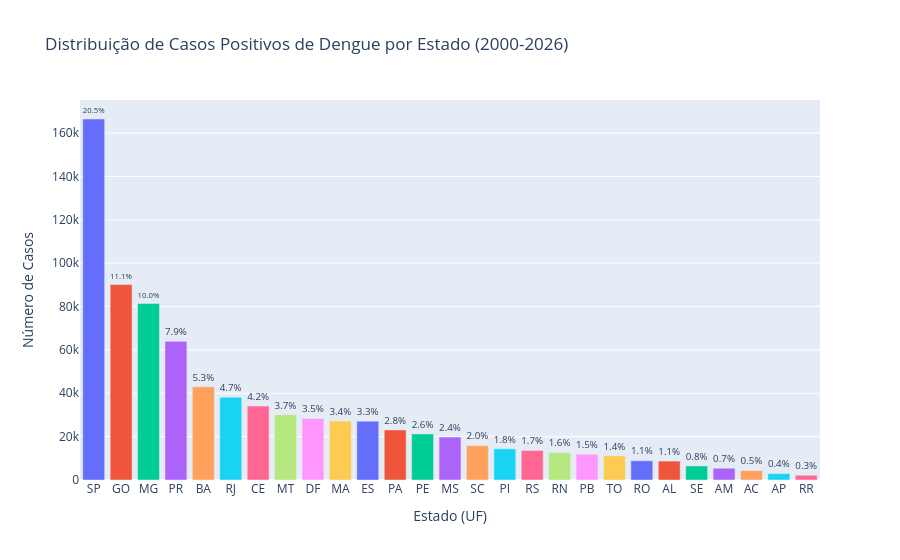

Write notebook code for a chart like this one.
### Code cell
df_estado["Percentual"] = (
    df_estado["Notificações"]
    / df_estado["Notificações"].sum()
    * 100
)

df_estado = df_estado.sort_values(
    by="Notificações",
    ascending=False
)

fig = px.bar(
    df_estado,
    x="Estado",
    y="Notificações",
    color="Notificações",
    color_continuous_scale="Reds",
    text=df_estado["Percentual"].map(lambda x: f"{x:.1f}%"),
    title="Distribuição de Casos Positivos de Dengue por Estado (2000-2026)",
)

fig.update_traces(textposition="outside")

fig.update_layout(
    xaxis_title="Estado (UF)",
    yaxis_title="Número de Casos",
    showlegend=False
)

fig.show()

### Figure 1 — Plotly figure (JSON) as saved in the notebook; plotly's stock layout.template omitted (floating-point values rounded to 4 significant figures)
{"data": [{"hovertemplate": "Notificações=%{y}<br>Estado=%{x}<br>text=%{text}<extra></extra>", "legendgroup": "166504", "marker": {"color": "#636efa", "pattern": {"shape": ""}}, "name": "166504", "orientation": "v", "showlegend": true, "text": ["20.5%"], "textposition": "outside", "type": "bar", "x": ["SP"], "xaxis": "x", "y": [166504], "yaxis": "y"}, {"hovertemplate": "Notificações=%{y}<br>Estado=%{x}<br>text=%{text}<extra></extra>", "legendgroup": "90136", "marker": {"color": "#EF553B", "pattern": {"shape": ""}}, "name": "90136", "orientation": "v", "showlegend": true, "text": ["11.1%"], "textposition": "outside", "type": "bar", "x": ["GO"], "xaxis": "x", "y": [90136], "yaxis": "y"}, {"hovertemplate": "Notificações=%{y}<br>Estado=%{x}<br>text=%{text}<extra></extra>", "legendgroup": "81428", "marker": {"color": "#00cc96", "pattern": {"shape": ""}}, "name": "81428", "orientation": "v", "showlegend": true, "text": ["10.0%"], "textposition": "outside", "type": "bar", "x": ["MG"], "xaxis": "x", "y": [81428], "yaxis": "y"}, {"hovertemplate": "Notificações=%{y}<br>Estado=%{x}<br>text=%{text}<extra></extra>", "legendgroup": "63947", "marker": {"color": "#ab63fa", "pattern": {"shape": ""}}, "name": "63947", "orientation": "v", "showlegend": true, "text": ["7.9%"], "textposition": "outside", "type": "bar", "x": ["PR"], "xaxis": "x", "y": [63947], "yaxis": "y"}, {"hovertemplate": "Notificações=%{y}<br>Estado=%{x}<br>text=%{text}<extra></extra>", "legendgroup": "42985", "marker": {"color": "#FFA15A", "pattern": {"shape": ""}}, "name": "42985", "orientation": "v", "showlegend": true, "text": ["5.3%"], "textposition": "outside", "type": "bar", "x": ["BA"], "xaxis": "x", "y": [42985], "yaxis": "y"}, {"hovertemplate": "Notificações=%{y}<br>Estado=%{x}<br>text=%{text}<extra></extra>", "legendgroup": "38195", "marker": {"color": "#19d3f3", "pattern": {"shape": ""}}, "name": "38195", "orientation": "v", "showlegend": true, "text": ["4.7%"], "textposition": "outside", "type": "bar", "x": ["RJ"], "xaxis": "x", "y": [38195], "yaxis": "y"}, {"hovertemplate": "Notificações=%{y}<br>Estado=%{x}<br>text=%{text}<extra></extra>", "legendgroup": "34112", "marker": {"color": "#FF6692", "pattern": {"shape": ""}}, "name": "34112", "orientation": "v", "showlegend": true, "text": ["4.2%"], "textposition": "outside", "type": "bar", "x": ["CE"], "xaxis": "x", "y": [34112], "yaxis": "y"}, {"hovertemplate": "Notificações=%{y}<br>Estado=%{x}<br>text=%{text}<extra></extra>", "legendgroup": "30042", "marker": {"color": "#B6E880", "pattern": {"shape": ""}}, "name": "30042", "orientation": "v", "showlegend": true, "text": ["3.7%"], "textposition": "outside", "type": "bar", "x": ["MT"], "xaxis": "x", "y": [30042], "yaxis": "y"}, {"hovertemplate": "Notificações=%{y}<br>Estado=%{x}<br>text=%{text}<extra></extra>", "legendgroup": "28355", "marker": {"color": "#FF97FF", "pattern": {"shape": ""}}, "name": "28355", "orientation": "v", "showlegend": true, "text": ["3.5%"], "textposition": "outside", "type": "bar", "x": ["DF"], "xaxis": "x", "y": [28355], "yaxis": "y"}, {"hovertemplate": "Notificações=%{y}<br>Estado=%{x}<br>text=%{text}<extra></extra>", "legendgroup": "27234", "marker": {"color": "#FECB52", "pattern": {"shape": ""}}, "name": "27234", "orientation": "v", "showlegend": true, "text": ["3.4%"], "textposition": "outside", "type": "bar", "x": ["MA"], "xaxis": "x", "y": [27234], "yaxis": "y"}, {"hovertemplate": "Notificações=%{y}<br>Estado=%{x}<br>text=%{text}<extra></extra>", "legendgroup": "27151", "marker": {"color": "#636efa", "pattern": {"shape": ""}}, "name": "27151", "orientation": "v", "showlegend": true, "text": ["3.3%"], "textposition": "outside", "type": "bar", "x": ["ES"], "xaxis": "x", "y": [27151], "yaxis": "y"}, {"hovertemplate": "Notificações=%{y}<br>Estado=%{x}<br>text=%{text}<extra></extra>", "legendgroup": "23113", "marker": {"color": "#EF553B", "pattern": {"shape": ""}}, "name": "23113", "orientation": "v", "showlegend": true, "text": ["2.8%"], "textposition": "outside", "type": "bar", "x": ["PA"], "xaxis": "x", "y": [23113], "yaxis": "y"}, {"hovertemplate": "Notificações=%{y}<br>Estado=%{x}<br>text=%{text}<extra></extra>", "legendgroup": "21237", "marker": {"color": "#00cc96", "pattern": {"shape": ""}}, "name": "21237", "orientation": "v", "showlegend": true, "text": ["2.6%"], "textposition": "outside", "type": "bar", "x": ["PE"], "xaxis": "x", "y": [21237], "yaxis": "y"}, {"hovertemplate": "Notificações=%{y}<br>Estado=%{x}<br>text=%{text}<extra></extra>", "legendgroup": "19818", "marker": {"color": "#ab63fa", "pattern": {"shape": ""}}, "name": "19818", "orientation": "v", "showlegend": true, "text": ["2.4%"], "textposition": "outside", "type": "bar", "x": ["MS"], "xaxis": "x", "y": [19818], "yaxis": "y"}, {"hovertemplate": "Notificações=%{y}<br>Estado=%{x}<br>text=%{text}<extra></extra>", "legendgroup": "15861", "marker": {"color": "#FFA15A", "pattern": {"shape": ""}}, "name": "15861", "orientation": "v", "showlegend": true, "text": ["2.0%"], "textposition": "outside", "type": "bar", "x": ["SC"], "xaxis": "x", "y": [15861], "yaxis": "y"}, {"hovertemplate": "Notificações=%{y}<br>Estado=%{x}<br>text=%{text}<extra></extra>", "legendgroup": "14391", "marker": {"color": "#19d3f3", "pattern": {"shape": ""}}, "name": "14391", "orientation": "v", "showlegend": true, "text": ["1.8%"], "textposition": "outside", "type": "bar", "x": ["PI"], "xaxis": "x", "y": [14391], "yaxis": "y"}, {"hovertemplate": "Notificações=%{y}<br>Estado=%{x}<br>text=%{text}<extra></extra>", "legendgroup": "13629", "marker": {"color": "#FF6692", "pattern": {"shape": ""}}, "name": "13629", "orientation": "v", "showlegend": true, "text": ["1.7%"], "textposition": "outside", "type": "bar", "x": ["RS"], "xaxis": "x", "y": [13629], "yaxis": "y"}, {"hovertemplate": "Notificações=%{y}<br>Estado=%{x}<br>text=%{text}<extra></extra>", "legendgroup": "12697", "marker": {"color": "#B6E880", "pattern": {"shape": ""}}, "name": "12697", "orientation": "v", "showlegend": true, "text": ["1.6%"], "textposition": "outside", "type": "bar", "x": ["RN"], "xaxis": "x", "y": [12697], "yaxis": "y"}, {"hovertemplate": "Notificações=%{y}<br>Estado=%{x}<br>text=%{text}<extra></extra>", "legendgroup": "11922", "marker": {"color": "#FF97FF", "pattern": {"shape": ""}}, "name": "11922", "orientation": "v", "showlegend": true, "text": ["1.5%"], "textposition": "outside", "type": "bar", "x": ["PB"], "xaxis": "x", "y": [11922], "yaxis": "y"}, {"hovertemplate": "Notificações=%{y}<br>Estado=%{x}<br>text=%{text}<extra></extra>", "legendgroup": "11154", "marker": {"color": "#FECB52", "pattern": {"shape": ""}}, "name": "11154", "orientation": "v", "showlegend": true, "text": ["1.4%"], "textposition": "outside", "type": "bar", "x": ["TO"], "xaxis": "x", "y": [11154], "yaxis": "y"}, {"hovertemplate": "Notificações=%{y}<br>Estado=%{x}<br>text=%{text}<extra></extra>", "legendgroup": "8883", "marker": {"color": "#636efa", "pattern": {"shape": ""}}, "name": "8883", "orientation": "v", "showlegend": true, "text": ["1.1%"], "textposition": "outside", "type": "bar", "x": ["RO"], "xaxis": "x", "y": [8883], "yaxis": "y"}, {"hovertemplate": "Notificações=%{y}<br>Estado=%{x}<br>text=%{text}<extra></extra>", "legendgroup": "8729", "marker": {"color": "#EF553B", "pattern": {"shape": ""}}, "name": "8729", "orientation": "v", "showlegend": true, "text": ["1.1%"], "textposition": "outside", "type": "bar", "x": ["AL"], "xaxis": "x", "y": [8729], "yaxis": "y"}, {"hovertemplate": "Notificações=%{y}<br>Estado=%{x}<br>text=%{text}<extra></extra>", "legendgroup": "6470", "marker": {"color": "#00cc96", "pattern": {"shape": ""}}, "name": "6470", "orientation": "v", "showlegend": true, "text": ["0.8%"], "textposition": "outside", "type": "bar", "x": ["SE"], "xaxis": "x", "y": [6470], "yaxis": "y"}, {"hovertemplate": "Notificações=%{y}<br>Estado=%{x}<br>text=%{text}<extra></extra>", "legendgroup": "5431", "marker": {"color": "#ab63fa", "pattern": {"shape": ""}}, "name": "5431", "orientation": "v", "showlegend": true, "text": ["0.7%"], "textposition": "outside", "type": "bar", "x": ["AM"], "xaxis": "x", "y": [5431], "yaxis": "y"}, {"hovertemplate": "Notificações=%{y}<br>Estado=%{x}<br>text=%{text}<extra></extra>", "legendgroup": "4366", "marker": {"color": "#FFA15A", "pattern": {"shape": ""}}, "name": "4366", "orientation": "v", "showlegend": true, "text": ["0.5%"], "textposition": "outside", "type": "bar", "x": ["AC"], "xaxis": "x", "y": [4366], "yaxis": "y"}, {"hovertemplate": "Notificações=%{y}<br>Estado=%{x}<br>text=%{text}<extra></extra>", "legendgroup": "2942", "marker": {"color": "#19d3f3", "pattern": {"shape": ""}}, "name": "2942", "orientation": "v", "showlegend": true, "text": ["0.4%"], "textposition": "outside", "type": "bar", "x": ["AP"], "xaxis": "x", "y": [2942], "yaxis": "y"}, {"hovertemplate": "Notificações=%{y}<br>Estado=%{x}<br>text=%{text}<extra></extra>", "legendgroup": "2192", "marker": {"color": "#FF6692", "pattern": {"shape": ""}}, "name": "2192", "orientation": "v", "showlegend": true, "text": ["0.3%"], "textposition": "outside", "type": "bar", "x": ["RR"], "xaxis": "x", "y": [2192], "yaxis": "y"}], "layout": {"barmode": "relative", "legend": {"title": {"text": "Notificações"}, "tracegroupgap": 0}, "showlegend": false, "title": {"text": "Distribuição de Casos Positivos de Dengue por Estado (2000-2026)"}, "xaxis": {"anchor": "y", "domain": [0, 1], "title": {"text": "Estado (UF)"}}, "yaxis": {"anchor": "x", "categoryarray": [2192, 2942, 4366, 5431, 6470, 8729, 8883, 11154, 11922, 12697, 13629, 14391, 15861, 19818, 21237, 23113, 27151, 27234, 28355, 30042, 34112, 38195, 42985, 63947, 81428, 90136, 166504], "categoryorder": "array", "domain": [0, 1], "title": {"text": "Número de Casos"}}}}
